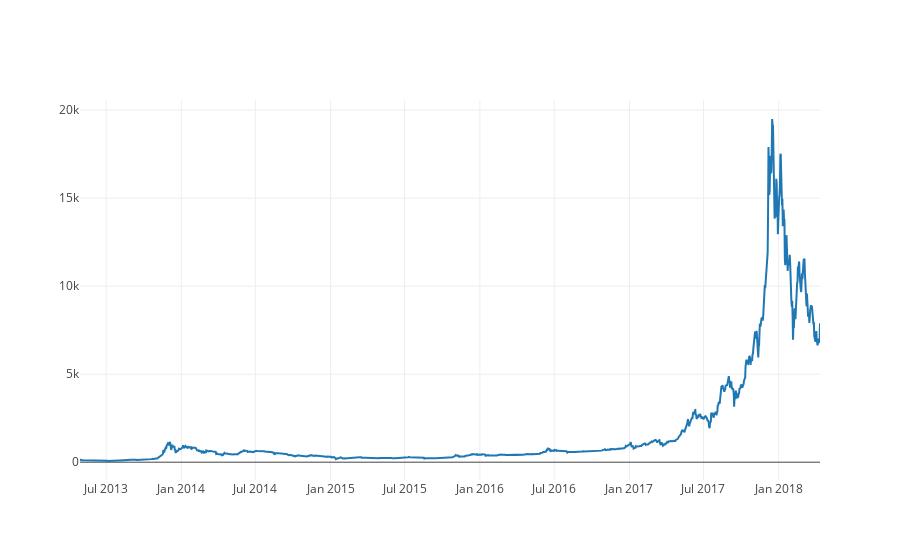

Notebook cell for this chart:
### Code cell
bitcoin_close = Scatter(
  x=bitcoin_df['Date'],
  y=bitcoin_df['Close']
)

data = Data([bitcoin_close])

iplot(data)

### Figure 1 — Plotly figure (JSON) as saved in the notebook; plotly's stock layout.template omitted (floating-point values rounded to 4 significant figures; data arrays with more than 128 entries replaced by an {"elided": "..."} marker saying what was removed)
{"data": [{"type": "scatter", "x": {"elided": "1811 str values"}, "y": {"elided": "1811 float values"}}], "layout": {}}
